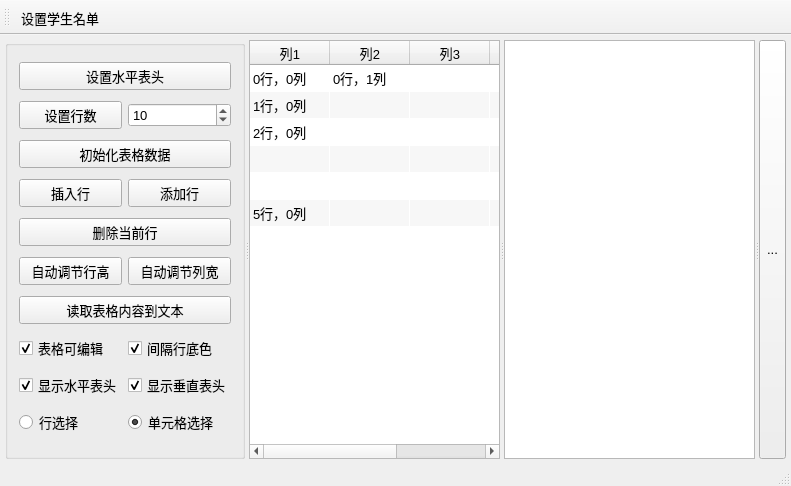
<?xml version="1.0" encoding="UTF-8"?>
<ui version="4.0">
 <class>MainWindow</class>
 <widget class="QMainWindow" name="MainWindow">
  <property name="geometry">
   <rect>
    <x>0</x>
    <y>0</y>
    <width>791</width>
    <height>486</height>
   </rect>
  </property>
  <property name="font">
   <font>
    <pointsize>10</pointsize>
   </font>
  </property>
  <property name="windowTitle">
   <string>QTableWidget的使用</string>
  </property>
  <widget class="QWidget" name="centralWidget">
   <layout class="QVBoxLayout" name="verticalLayout">
    <property name="leftMargin">
     <number>5</number>
    </property>
    <property name="topMargin">
     <number>5</number>
    </property>
    <property name="rightMargin">
     <number>5</number>
    </property>
    <property name="bottomMargin">
     <number>5</number>
    </property>
    <item>
     <widget class="QSplitter" name="splitterMain">
      <property name="orientation">
       <enum>Qt::Horizontal</enum>
      </property>
      <widget class="QGroupBox" name="groupBox">
       <property name="maximumSize">
        <size>
         <width>300</width>
         <height>16777215</height>
        </size>
       </property>
       <property name="title">
        <string/>
       </property>
       <layout class="QGridLayout" name="gridLayout">
        <item row="7" column="0">
         <widget class="QCheckBox" name="chkBoxTabEditable">
          <property name="text">
           <string>表格可编辑</string>
          </property>
          <property name="checked">
           <bool>true</bool>
          </property>
         </widget>
        </item>
        <item row="1" column="1">
         <widget class="QSpinBox" name="spinRowCount">
          <property name="minimum">
           <number>2</number>
          </property>
          <property name="value">
           <number>10</number>
          </property>
         </widget>
        </item>
        <item row="0" column="0" colspan="2">
         <widget class="QPushButton" name="btnSetHeader">
          <property name="minimumSize">
           <size>
            <width>0</width>
            <height>25</height>
           </size>
          </property>
          <property name="text">
           <string>设置水平表头</string>
          </property>
         </widget>
        </item>
        <item row="3" column="0">
         <widget class="QPushButton" name="btnInsertRow">
          <property name="text">
           <string>插入行</string>
          </property>
         </widget>
        </item>
        <item row="1" column="0">
         <widget class="QPushButton" name="btnSetRows">
          <property name="minimumSize">
           <size>
            <width>0</width>
            <height>25</height>
           </size>
          </property>
          <property name="text">
           <string>设置行数</string>
          </property>
         </widget>
        </item>
        <item row="5" column="0">
         <widget class="QPushButton" name="btnAutoHeght">
          <property name="text">
           <string>自动调节行高</string>
          </property>
         </widget>
        </item>
        <item row="5" column="1">
         <widget class="QPushButton" name="btnAutoWidth">
          <property name="text">
           <string>自动调节列宽</string>
          </property>
         </widget>
        </item>
        <item row="3" column="1">
         <widget class="QPushButton" name="btnAppendRow">
          <property name="text">
           <string>添加行</string>
          </property>
         </widget>
        </item>
        <item row="6" column="0" colspan="2">
         <widget class="QPushButton" name="btnReadToEdit">
          <property name="minimumSize">
           <size>
            <width>0</width>
            <height>25</height>
           </size>
          </property>
          <property name="text">
           <string>读取表格内容到文本</string>
          </property>
         </widget>
        </item>
        <item row="9" column="1">
         <widget class="QRadioButton" name="rBtnSelectItem">
          <property name="text">
           <string>单元格选择</string>
          </property>
          <property name="checked">
           <bool>true</bool>
          </property>
         </widget>
        </item>
        <item row="9" column="0">
         <widget class="QRadioButton" name="rBtnSelectRow">
          <property name="text">
           <string>行选择</string>
          </property>
          <property name="checked">
           <bool>false</bool>
          </property>
         </widget>
        </item>
        <item row="4" column="0" colspan="2">
         <widget class="QPushButton" name="btnDelCurRow">
          <property name="text">
           <string>删除当前行</string>
          </property>
         </widget>
        </item>
        <item row="8" column="1">
         <widget class="QCheckBox" name="chkBoxHeaderV">
          <property name="text">
           <string>显示垂直表头</string>
          </property>
          <property name="checked">
           <bool>true</bool>
          </property>
         </widget>
        </item>
        <item row="2" column="0" colspan="2">
         <widget class="QPushButton" name="btnIniData">
          <property name="minimumSize">
           <size>
            <width>0</width>
            <height>25</height>
           </size>
          </property>
          <property name="text">
           <string>初始化表格数据</string>
          </property>
         </widget>
        </item>
        <item row="8" column="0">
         <widget class="QCheckBox" name="chkBoxHeaderH">
          <property name="text">
           <string>显示水平表头</string>
          </property>
          <property name="checked">
           <bool>true</bool>
          </property>
         </widget>
        </item>
        <item row="7" column="1">
         <widget class="QCheckBox" name="chkBoxRowColor">
          <property name="text">
           <string>间隔行底色</string>
          </property>
          <property name="checked">
           <bool>true</bool>
          </property>
         </widget>
        </item>
       </layout>
      </widget>
      <widget class="QSplitter" name="splitter">
       <property name="lineWidth">
        <number>2</number>
       </property>
       <property name="orientation">
        <enum>Qt::Horizontal</enum>
       </property>
       <widget class="QTableWidget" name="tableInfo">
        <property name="alternatingRowColors">
         <bool>true</bool>
        </property>
        <property name="showGrid">
         <bool>true</bool>
        </property>
        <property name="gridStyle">
         <enum>Qt::NoPen</enum>
        </property>
        <property name="rowCount">
         <number>6</number>
        </property>
        <property name="columnCount">
         <number>5</number>
        </property>
        <attribute name="horizontalHeaderVisible">
         <bool>true</bool>
        </attribute>
        <attribute name="horizontalHeaderDefaultSectionSize">
         <number>80</number>
        </attribute>
        <attribute name="verticalHeaderVisible">
         <bool>false</bool>
        </attribute>
        <attribute name="verticalHeaderDefaultSectionSize">
         <number>27</number>
        </attribute>
        <row/>
        <row/>
        <row/>
        <row/>
        <row/>
        <row/>
        <column>
         <property name="text">
          <string>列1</string>
         </property>
        </column>
        <column>
         <property name="text">
          <string>列2</string>
         </property>
        </column>
        <column>
         <property name="text">
          <string>列3</string>
         </property>
        </column>
        <column/>
        <column/>
        <item row="0" column="0">
         <property name="text">
          <string>0行，0列</string>
         </property>
        </item>
        <item row="0" column="1">
         <property name="text">
          <string>0行，1列</string>
         </property>
        </item>
        <item row="0" column="4">
         <property name="text">
          <string>0行，4列</string>
         </property>
        </item>
        <item row="1" column="0">
         <property name="text">
          <string>1行，0列</string>
         </property>
        </item>
        <item row="2" column="0">
         <property name="text">
          <string>2行，0列</string>
         </property>
        </item>
        <item row="5" column="0">
         <property name="text">
          <string>5行，0列</string>
         </property>
        </item>
        <item row="5" column="4">
         <property name="text">
          <string>5行，4列</string>
         </property>
        </item>
       </widget>
       <widget class="QPlainTextEdit" name="textEdit"/>
      </widget>
      <widget class="QToolButton" name="toolButton">
       <property name="tabletTracking">
        <bool>false</bool>
       </property>
       <property name="text">
        <string>...</string>
       </property>
       <property name="checkable">
        <bool>false</bool>
       </property>
       <property name="toolButtonStyle">
        <enum>Qt::ToolButtonTextUnderIcon</enum>
       </property>
       <property name="autoRaise">
        <bool>false</bool>
       </property>
      </widget>
     </widget>
    </item>
   </layout>
  </widget>
  <widget class="QToolBar" name="toolBar">
   <property name="windowTitle">
    <string>toolBar</string>
   </property>
   <property name="toolButtonStyle">
    <enum>Qt::ToolButtonTextUnderIcon</enum>
   </property>
   <attribute name="toolBarArea">
    <enum>TopToolBarArea</enum>
   </attribute>
   <attribute name="toolBarBreak">
    <bool>false</bool>
   </attribute>
   <addaction name="actionSetStudentList"/>
  </widget>
  <widget class="QStatusBar" name="statusBar">
   <property name="layoutDirection">
    <enum>Qt::LeftToRight</enum>
   </property>
  </widget>
  <action name="actionSetStudentList">
   <property name="checkable">
    <bool>true</bool>
   </property>
   <property name="icon">
    <iconset resource="res.qrc">
     <normaloff>:/images/icons/boy.ico</normaloff>:/images/icons/boy.ico</iconset>
   </property>
   <property name="text">
    <string>设置学生名单</string>
   </property>
   <property name="font">
    <font>
     <pointsize>9</pointsize>
     <weight>50</weight>
     <bold>false</bold>
     <underline>false</underline>
    </font>
   </property>
   <property name="visible">
    <bool>true</bool>
   </property>
  </action>
 </widget>
 <layoutdefault spacing="6" margin="11"/>
 <resources>
  <include location="res.qrc"/>
 </resources>
 <connections/>
</ui>
